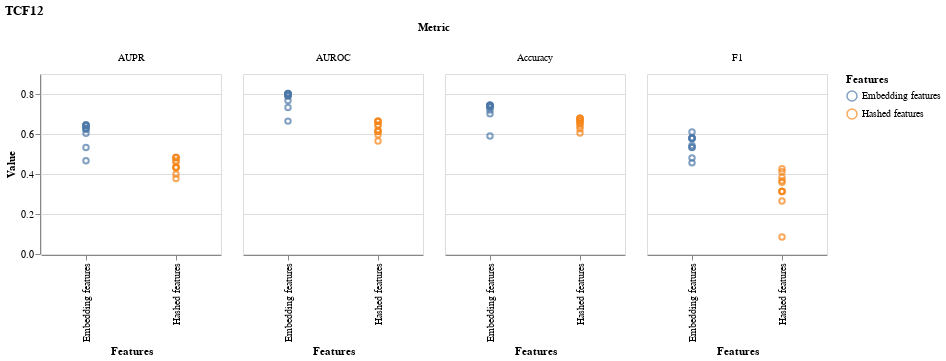

Notebook code for this chart:
### Code cell
import altair as alt

charts = [alt.Chart(tidy_df[tidy_df.Factor == factor]).mark_point().encode(
    x='Features:N',
    y='Value:Q',
    color='Features:N',
    column='Metric:N'
).properties(
    width=180,
    height=180,
    title=factor
) for factor in embedded_results_dict]

charts[0]
#charts[0] & charts[1] & charts[2] & charts[3] & charts[4]

### Figure 1 — Vega-Lite specification as saved in the notebook (floating-point values rounded to 4 significant figures)
{"$schema": "https://vega.github.io/schema/vega-lite/v2.3.0.json", "config": {"view": {"height": 300, "width": 400}}, "data": {"values": [{"Classifier": "RidgeClassifier", "Factor": "TCF12", "Features": "Embedding features", "Metric": "AUPR", "Value": 0.6229}, {"Classifier": "KNeighborsClassifier", "Factor": "TCF12", "Features": "Embedding features", "Metric": "AUPR", "Value": 0.5322}, {"Classifier": "RandomForestClassifier", "Factor": "TCF12", "Features": "Embedding features", "Metric": "AUPR", "Value": 0.6036}, {"Classifier": "LinearSVC", "Factor": "TCF12", "Features": "Embedding features", "Metric": "AUPR", "Value": 0.6443}, {"Classifier": "SGDClassifier", "Factor": "TCF12", "Features": "Embedding features", "Metric": "AUPR", "Value": 0.6294}, {"Classifier": "LinearSVC", "Factor": "TCF12", "Features": "Embedding features", "Metric": "AUPR", "Value": 0.6465}, {"Classifier": "SGDClassifier", "Factor": "TCF12", "Features": "Embedding features", "Metric": "AUPR", "Value": 0.6413}, {"Classifier": "SGDClassifier", "Factor": "TCF12", "Features": "Embedding features", "Metric": "AUPR", "Value": 0.6276}, {"Classifier": "BernoulliNB", "Factor": "TCF12", "Features": "Embedding features", "Metric": "AUPR", "Value": 0.4657}, {"Classifier": "Pipeline", "Factor": "TCF12", "Features": "Embedding features", "Metric": "AUPR", "Value": 0.6442}, {"Classifier": "RidgeClassifier", "Factor": "TCF12", "Features": "Hashed features", "Metric": "AUPR", "Value": 0.482}, {"Classifier": "KNeighborsClassifier", "Factor": "TCF12", "Features": "Hashed features", "Metric": "AUPR", "Value": 0.3994}, {"Classifier": "RandomForestClassifier", "Factor": "TCF12", "Features": "Hashed features", "Metric": "AUPR", "Value": 0.4307}, {"Classifier": "LinearSVC", "Factor": "TCF12", "Features": "Hashed features", "Metric": "AUPR", "Value": 0.4821}, {"Classifier": "SGDClassifier", "Factor": "TCF12", "Features": "Hashed features", "Metric": "AUPR", "Value": 0.3778}, {"Classifier": "LinearSVC", "Factor": "TCF12", "Features": "Hashed features", "Metric": "AUPR", "Value": 0.4821}, {"Classifier": "SGDClassifier", "Factor": "TCF12", "Features": "Hashed features", "Metric": "AUPR", "Value": 0.4323}, {"Classifier": "SGDClassifier", "Factor": "TCF12", "Features": "Hashed features", "Metric": "AUPR", "Value": 0.4352}, {"Classifier": "BernoulliNB", "Factor": "TCF12", "Features": "Hashed features", "Metric": "AUPR", "Value": 0.4593}, {"Classifier": "Pipeline", "Factor": "TCF12", "Features": "Hashed features", "Metric": "AUPR", "Value": 0.4659}, {"Classifier": "RidgeClassifier", "Factor": "TCF12", "Features": "Embedding features", "Metric": "AUROC", "Value": 0.7892}, {"Classifier": "KNeighborsClassifier", "Factor": "TCF12", "Features": "Embedding features", "Metric": "AUROC", "Value": 0.7329}, {"Classifier": "RandomForestClassifier", "Factor": "TCF12", "Features": "Embedding features", "Metric": "AUROC", "Value": 0.7671}, {"Classifier": "LinearSVC", "Factor": "TCF12", "Features": "Embedding features", "Metric": "AUROC", "Value": 0.8022}, {"Classifier": "SGDClassifier", "Factor": "TCF12", "Features": "Embedding features", "Metric": "AUROC", "Value": 0.7932}, {"Classifier": "LinearSVC", "Factor": "TCF12", "Features": "Embedding features", "Metric": "AUROC", "Value": 0.8027}, {"Classifier": "SGDClassifier", "Factor": "TCF12", "Features": "Embedding features", "Metric": "AUROC", "Value": 0.799}, {"Classifier": "SGDClassifier", "Factor": "TCF12", "Features": "Embedding features", "Metric": "AUROC", "Value": 0.7937}, {"Classifier": "BernoulliNB", "Factor": "TCF12", "Features": "Embedding features", "Metric": "AUROC", "Value": 0.6644}, {"Classifier": "Pipeline", "Factor": "TCF12", "Features": "Embedding features", "Metric": "AUROC", "Value": 0.8015}, {"Classifier": "RidgeClassifier", "Factor": "TCF12", "Features": "Hashed features", "Metric": "AUROC", "Value": 0.6642}, {"Classifier": "KNeighborsClassifier", "Factor": "TCF12", "Features": "Hashed features", "Metric": "AUROC", "Value": 0.5965}, {"Classifier": "RandomForestClassifier", "Factor": "TCF12", "Features": "Hashed features", "Metric": "AUROC", "Value": 0.6177}, {"Classifier": "LinearSVC", "Factor": "TCF12", "Features": "Hashed features", "Metric": "AUROC", "Value": 0.6642}, {"Classifier": "SGDClassifier", "Factor": "TCF12", "Features": "Hashed features", "Metric": "AUROC", "Value": 0.5645}, {"Classifier": "LinearSVC", "Factor": "TCF12", "Features": "Hashed features", "Metric": "AUROC", "Value": 0.6642}, {"Classifier": "SGDClassifier", "Factor": "TCF12", "Features": "Hashed features", "Metric": "AUROC", "Value": 0.612}, {"Classifier": "SGDClassifier", "Factor": "TCF12", "Features": "Hashed features", "Metric": "AUROC", "Value": 0.6138}, {"Classifier": "BernoulliNB", "Factor": "TCF12", "Features": "Hashed features", "Metric": "AUROC", "Value": 0.6449}, {"Classifier": "Pipeline", "Factor": "TCF12", "Features": "Hashed features", "Metric": "AUROC", "Value": 0.644}, {"Classifier": "RidgeClassifier", "Factor": "TCF12", "Features": "Embedding features", "Metric": "Accuracy", "Value": 0.7349}, {"Classifier": "KNeighborsClassifier", "Factor": "TCF12", "Features": "Embedding features", "Metric": "Accuracy", "Value": 0.7007}, {"Classifier": "RandomForestClassifier", "Factor": "TCF12", "Features": "Embedding features", "Metric": "Accuracy", "Value": 0.7204}, {"Classifier": "LinearSVC", "Factor": "TCF12", "Features": "Embedding features", "Metric": "Accuracy", "Value": 0.7447}, {"Classifier": "SGDClassifier", "Factor": "TCF12", "Features": "Embedding features", "Metric": "Accuracy", "Value": 0.7388}, {"Classifier": "LinearSVC", "Factor": "TCF12", "Features": "Embedding features", "Metric": "Accuracy", "Value": 0.7436}, {"Classifier": "SGDClassifier", "Factor": "TCF12", "Features": "Embedding features", "Metric": "Accuracy", "Value": 0.7419}, {"Classifier": "SGDClassifier", "Factor": "TCF12", "Features": "Embedding features", "Metric": "Accuracy", "Value": 0.7349}, {"Classifier": "BernoulliNB", "Factor": "TCF12", "Features": "Embedding features", "Metric": "Accuracy", "Value": 0.5899}, {"Classifier": "Pipeline", "Factor": "TCF12", "Features": "Embedding features", "Metric": "Accuracy", "Value": 0.7432}, {"Classifier": "RidgeClassifier", "Factor": "TCF12", "Features": "Hashed features", "Metric": "Accuracy", "Value": 0.6792}, {"Classifier": "KNeighborsClassifier", "Factor": "TCF12", "Features": "Hashed features", "Metric": "Accuracy", "Value": 0.6511}, {"Classifier": "RandomForestClassifier", "Factor": "TCF12", "Features": "Hashed features", "Metric": "Accuracy", "Value": 0.666}, {"Classifier": "LinearSVC", "Factor": "TCF12", "Features": "Hashed features", "Metric": "Accuracy", "Value": 0.6784}, {"Classifier": "SGDClassifier", "Factor": "TCF12", "Features": "Hashed features", "Metric": "Accuracy", "Value": 0.6053}, {"Classifier": "LinearSVC", "Factor": "TCF12", "Features": "Hashed features", "Metric": "Accuracy", "Value": 0.6775}, {"Classifier": "SGDClassifier", "Factor": "TCF12", "Features": "Hashed features", "Metric": "Accuracy", "Value": 0.6266}, {"Classifier": "SGDClassifier", "Factor": "TCF12", "Features": "Hashed features", "Metric": "Accuracy", "Value": 0.6398}, {"Classifier": "BernoulliNB", "Factor": "TCF12", "Features": "Hashed features", "Metric": "Accuracy", "Value": 0.6669}, {"Classifier": "Pipeline", "Factor": "TCF12", "Features": "Hashed features", "Metric": "Accuracy", "Value": 0.6586}, {"Classifier": "RidgeClassifier", "Factor": "TCF12", "Features": "Embedding features", "Metric": "F1", "Value": 0.5428}, {"Classifier": "KNeighborsClassifier", "Factor": "TCF12", "Features": "Embedding features", "Metric": "F1", "Value": 0.4557}, {"Classifier": "RandomForestClassifier", "Factor": "TCF12", "Features": "Embedding features", "Metric": "F1", "Value": 0.4807}, {"Classifier": "LinearSVC", "Factor": "TCF12", "Features": "Embedding features", "Metric": "F1", "Value": 0.5793}, {"Classifier": "SGDClassifier", "Factor": "TCF12", "Features": "Embedding features", "Metric": "F1", "Value": 0.5785}, {"Classifier": "LinearSVC", "Factor": "TCF12", "Features": "Embedding features", "Metric": "F1", "Value": 0.5809}, {"Classifier": "SGDClassifier", "Factor": "TCF12", "Features": "Embedding features", "Metric": "F1", "Value": 0.6101}, {"Classifier": "SGDClassifier", "Factor": "TCF12", "Features": "Embedding features", "Metric": "F1", "Value": 0.5337}, {"Classifier": "BernoulliNB", "Factor": "TCF12", "Features": "Embedding features", "Metric": "F1", "Value": 0.5326}, {"Classifier": "Pipeline", "Factor": "TCF12", "Features": "Embedding features", "Metric": "F1", "Value": 0.5772}, {"Classifier": "RidgeClassifier", "Factor": "TCF12", "Features": "Hashed features", "Metric": "F1", "Value": 0.3123}, {"Classifier": "KNeighborsClassifier", "Factor": "TCF12", "Features": "Hashed features", "Metric": "F1", "Value": 0.2655}, {"Classifier": "RandomForestClassifier", "Factor": "TCF12", "Features": "Hashed features", "Metric": "F1", "Value": 0.08546}, {"Classifier": "LinearSVC", "Factor": "TCF12", "Features": "Hashed features", "Metric": "F1", "Value": 0.3142}, {"Classifier": "SGDClassifier", "Factor": "TCF12", "Features": "Hashed features", "Metric": "F1", "Value": 0.3666}, {"Classifier": "LinearSVC", "Factor": "TCF12", "Features": "Hashed features", "Metric": "F1", "Value": 0.3124}, {"Classifier": "SGDClassifier", "Factor": "TCF12", "Features": "Hashed features", "Metric": "F1", "Value": 0.4259}, {"Classifier": "SGDClassifier", "Factor": "TCF12", "Features": "Hashed features", "Metric": "F1", "Value": 0.384}, {"Classifier": "BernoulliNB", "Factor": "TCF12", "Features": "Hashed features", "Metric": "F1", "Value": 0.3582}, {"Classifier": "Pipeline", "Factor": "TCF12", "Features": "Hashed features", "Metric": "F1", "Value": 0.4112}]}, "encoding": {"color": {"field": "Features", "type": "nominal"}, "column": {"field": "Metric", "type": "nominal"}, "x": {"field": "Features", "type": "nominal"}, "y": {"field": "Value", "type": "quantitative"}}, "height": 180, "mark": "point", "title": "TCF12", "width": 180}
